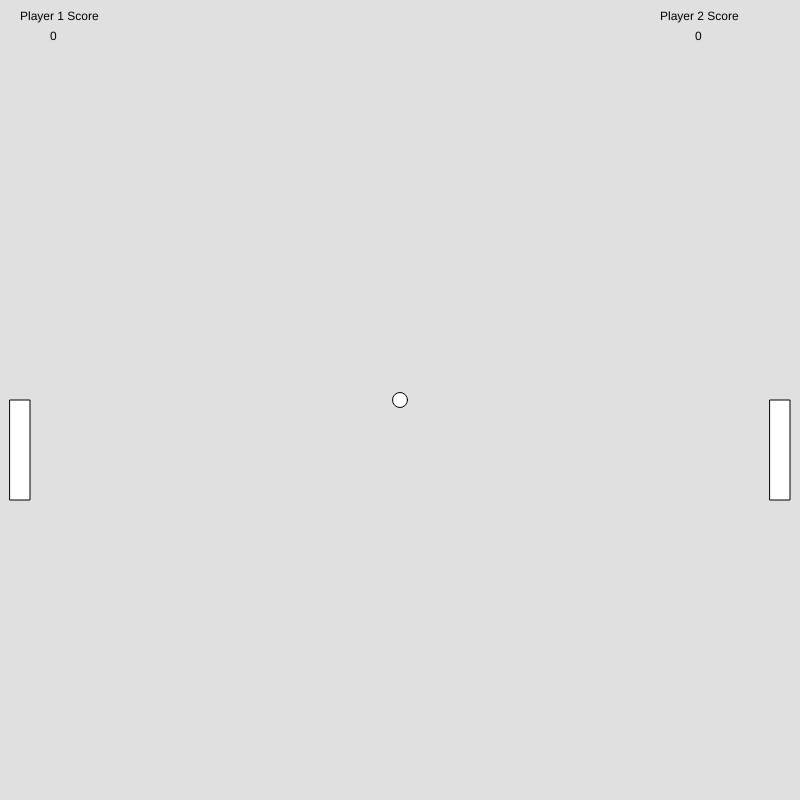
Frame 1 (no input)
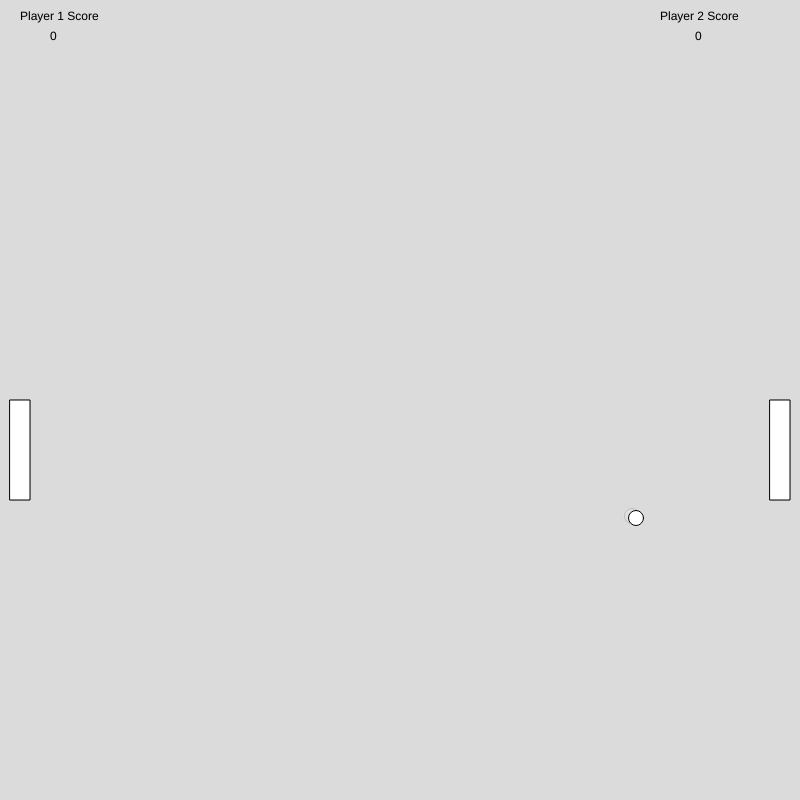
Frame 60 (no input)
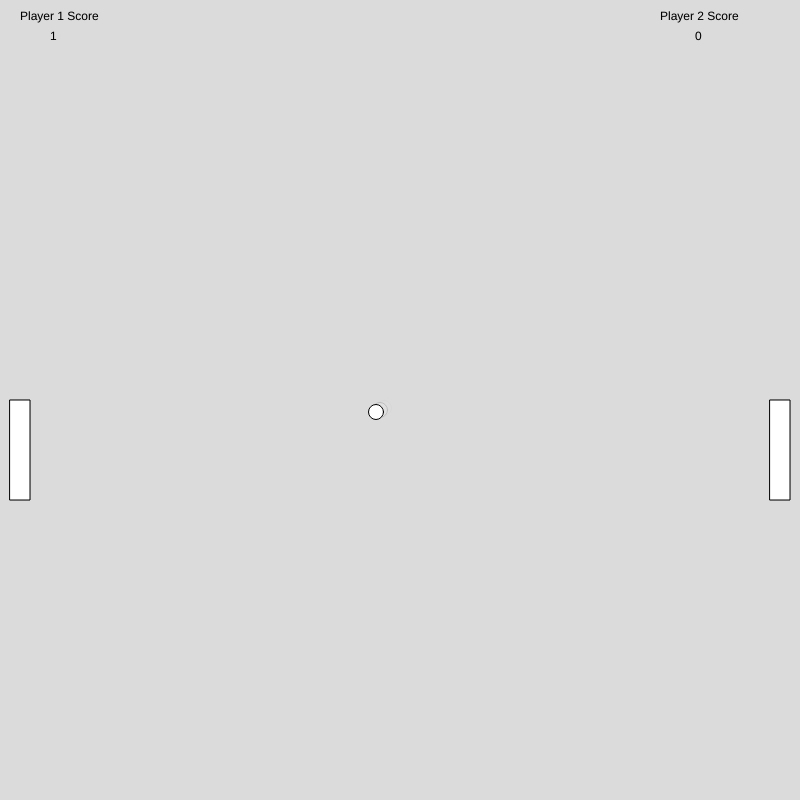
Frame 120 (the mouse pressed at the canvas centre since frame 60)

The p5.js sketch that drew these frames (run headless with seeded random() and noise() and a simulated clock; from frame 60 on, the mouse is pressed at the canvas centre):

// p5.js sketch
// ── sketch.js
var p1Score = 0
var p2Score = 0
var ballX = 400;
var ballXdelta = 4;
var ballY = 400;
var ballYdelta = 2;
var p1Y = 0;
var pYd = 400;
var pD = 400;
var p2Y = 0;
function setup() {
  createCanvas(800, 800);
}

function draw() {
  background(220,220)
  rect(10, pYd, 20, 100);
  pYd = pYd + p1Y;
  rect(770, pD, 20, 100);
  pD = pD + p2Y;
  ellipse(ballX, ballY, 15, 15);
  ballX = ballX + ballXdelta;
ballY = ballY + ballYdelta
  
  if (ballX > 850) {
    ballXdelta = -4;
        p1Score = p1Score + 1
    ballX = 400
    ballY = 400
  }
  if (ballX < -50) {
    ballXdelta = 4;
    p2Score = p2Score + 1
    ballX = 400
    ballY = 400
  }
  if(ballY > 800){
    ballYdelta = -5
  }
  if (ballY < 0){
    ballYdelta = 5
  }
  if (ballX > 10 && ballX < 10 + 20 &&  ballY > pYd && ballY < pYd + 100){
    ballXdelta = 5
  }
  if (ballX > 770 && ballX < 770 + 20 &&  ballY > pD && ballY < pD + 100){
    ballXdelta = -5}
  text('Player 1 Score',20,20)
  text('Player 2 Score',660,20)
  text(p1Score,50,40)
  text(p2Score,695,40)
  if(pD > 700){
    p2Y = 0
  }
  if(pYd > 700){
    p1Y = 0
  }
   if(pD < 0){
    p2Y = 0
  }
  if(pYd < 0){
    p1Y = 0
  }
}

function keyPressed() {
  if (key === "a") {
    p1Y = -5;
  }
  if (key === "d") {
    p1Y = 5;
  }
  if(key === 's'){
    p1Y = 0
  }
  if (key === "j") {
    p2Y = -5;
  }
  if (key === "l") {
    p2Y = 5;
  }
if(key === 'k'){
  p2Y = 0
}


}
